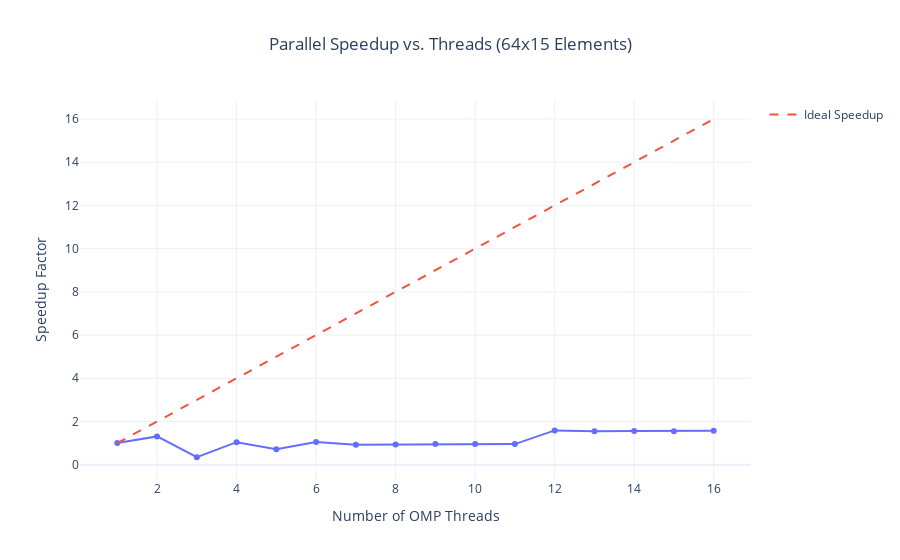

Notebook cell for this chart:
### Code cell
# Create the plot for speedup vs. number of threads
fig_speedup_64 = px.line(df_64, x='threads', y='speedup',
                      title='Parallel Speedup vs. Threads (64x15 Elements)',
                      labels={'threads': 'Number of OMP Threads', 'speedup': 'Speedup Factor'},
                      markers=True,
                      template='plotly_white')

# Add a line for ideal, linear speedup for comparison
fig_speedup_64.add_scatter(x=df_64['threads'], y=df_64['threads'], mode='lines', name='Ideal Speedup', line=dict(dash='dash'))

fig_speedup_64.update_layout(title_x=0.5)
fig_speedup_64.show()

### Figure 1 — Plotly figure (JSON) as saved in the notebook; plotly's stock layout.template omitted (floating-point values rounded to 4 significant figures)
{"data": [{"hovertemplate": "Number of OMP Threads=%{x}<br>Speedup Factor=%{y}<extra></extra>", "legendgroup": "", "line": {"color": "#636efa", "dash": "solid"}, "marker": {"symbol": "circle"}, "mode": "lines+markers", "name": "", "orientation": "v", "showlegend": false, "type": "scatter", "x": [1, 2, 3, 4, 5, 6, 7, 8, 9, 10, 11, 12, 13, 14, 15, 16], "xaxis": "x", "y": [1.0, 1.31, 0.3446, 1.043, 0.7184, 1.052, 0.9282, 0.9365, 0.9578, 0.9545, 0.9522, 1.587, 1.55, 1.559, 1.547, 1.567], "yaxis": "y"}, {"line": {"dash": "dash"}, "mode": "lines", "name": "Ideal Speedup", "type": "scatter", "x": [1, 2, 3, 4, 5, 6, 7, 8, 9, 10, 11, 12, 13, 14, 15, 16], "y": [1, 2, 3, 4, 5, 6, 7, 8, 9, 10, 11, 12, 13, 14, 15, 16]}], "layout": {"legend": {"tracegroupgap": 0}, "title": {"text": "Parallel Speedup vs. Threads (64x15 Elements)", "x": 0.5}, "xaxis": {"anchor": "y", "domain": [0, 1], "title": {"text": "Number of OMP Threads"}}, "yaxis": {"anchor": "x", "domain": [0, 1], "title": {"text": "Speedup Factor"}}}}
